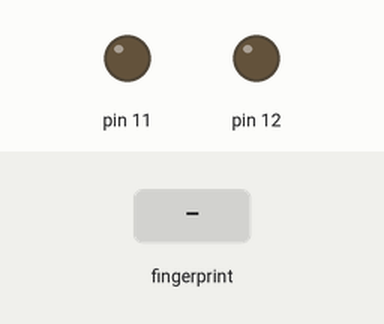
This sketch was run on a simulated Arduino Nano, built with avr-gcc and run on an emulated ATmega328P. On the bench: output pins drawn as LEDs (lit = HIGH). The inputs (shaded band) are chosen by the test bench. What the sketch prints to the serial monitor is not drawn.

Above: at 2.3 s.
2.4 s: finger stored as number 1 placed on the sensor
At 3.9 s:
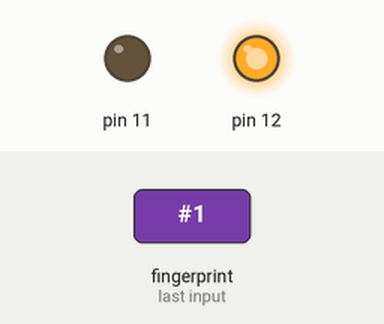
Timing chart, 0 to 7.3 s (numbered marks = the images above; inputs shaded):
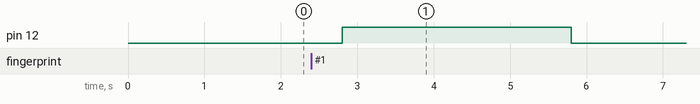

The sketch:

match_fingerprint.ino
```cpp
// Continuously scan for a fingerprint, print the matched ID and sensor template count, and toggle LEDs when a match is found.
//
// Full tutorial: https://shillehtek.com/blogs/news/arduino-r307-fingerprint-enroll-match
// Parts used: https://shillehtek.com/products/fingerprint-sensor-r307s-optical-arduino-esp32
//             https://shillehtek.com/products/arduino-nano-v3-presoldered-ch340g-atmega328p
//             https://shillehtek.com/products/shillehtek-120pcs-multicolored-dupont-wire
// More examples: https://github.com/shillehbean/shillehtek-examples
//

#include <Adafruit_Fingerprint.h>
#include <SoftwareSerial.h>

SoftwareSerial mySerial(2, 3);
Adafruit_Fingerprint finger = Adafruit_Fingerprint(&mySerial);

void setup() {
  Serial.begin(9600);
  while (!Serial);
  delay(100);
  Serial.println("fingertest");
  pinMode(12, OUTPUT);
  pinMode(11, OUTPUT);
  finger.begin(57600);
  if (finger.verifyPassword()) {
    Serial.println("Found fingerprint sensor!");
  } else {
    Serial.println("Did not find fingerprint sensor :(");
    while (1) { delay(1); }
  }
  finger.getTemplateCount();
  Serial.print("Sensor contains "); Serial.print(finger.templateCount); Serial.println(" templates");
  Serial.println("Waiting for valid finger...");
}

void loop() {
  getFingerprintIDez();
  delay(50);
  digitalWrite(12, LOW);
  digitalWrite(11, LOW);
}

// returns -1 if failed, otherwise returns ID #
int getFingerprintIDez() {
  uint8_t p = finger.getImage();
  if (p != FINGERPRINT_OK) return -1;
  p = finger.image2Tz();
  if (p != FINGERPRINT_OK) return -1;
  p = finger.fingerFastSearch();
  if (p != FINGERPRINT_OK) return -1;
  // found a match!
  digitalWrite(12, HIGH);
  delay(3000);
  digitalWrite(12, LOW);
  Serial.print("Found ID #"); Serial.print(finger.fingerID);
  Serial.print(" with confidence of "); Serial.println(finger.confidence);
}
```

Measured:
- after the input at 2.4 s, pin 12: LOW → HIGH after 0.40 s, → LOW 3.0 s later
